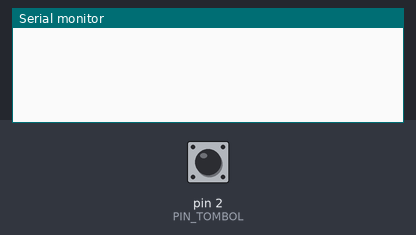
The sketch below on a simulated Arduino Uno, built with avr-gcc and run on an emulated ATmega328P. Parts: the last lines printed to the serial monitor. Inputs (shaded band) come from the test bench; at power-on: pin 2 (PIN_TOMBOL) HIGH.

Above: at 1.2 s.
1.3 s: pin 2 (PIN_TOMBOL) pulled LOW for 0.15 s
At 2.4 s:
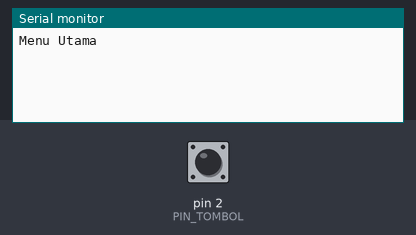
2.9 s: pin 2 (PIN_TOMBOL) pulled LOW for 3.2 s
At 6.5 s:
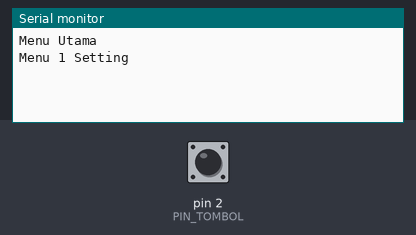

Measured:
- after the input at 1.3 s, the serial monitor: prints a new line after 0.15 s (image 1)
- after the input at 2.9 s, the serial monitor: prints a new line after 3.2 s (image 2)

The sketch:

7.ino
```cpp
/*
* MONSTER ARDUINO V2
* Program Aksi Tombol Berdasarkan Lama Ditekan
* www.ElangSakti.com
*/
// kita set supaya tombol active low
#define ON LOW // active low
#define OFF !ON
// definisikan 4 buah menu
// menu 0 - 3
#define MENU_0 0
#define MENU_1 1
#define MENU_2 2
#define MENU_3 3
// tombol pada pin 2
const byte PIN_TOMBOL = 2;
// data awal ada OFF
// dan data sebelumnya juga OFF
boolean data = OFF;
boolean data_last = data;
// variabel untuk lock status
boolean logika = data;
// pemetaan delay terhadap aksi menu
// delay 0 - 3000 => muncul menu_0
// delay 3000 - 5000 => muncul menu_1
// delay 5000 - 10000=> muncul menu_2
// delay > 10000 => muncul menu_3
const unsigned int TOMBOL_DELAY[] = {0, 3000, 5000, 10000}; // dalam ms
// jadikan menu sebagai array supaya lebih mudah
const byte MENU[] = {MENU_0,MENU_1,MENU_2,MENU_3};
// siapkan teks nama-nama menu
const String TEKS_MENU[] = {
"Menu Utama",
"Menu 1 Setting",
"Menu 2 Input Data",
"Menu 3 Exit"
};
// cata menu yang aktif saat ini
// saat start, menu yg aktif adalah menu_3
byte MENU_COUNTER = MENU_3;
// delay untuk penekanan tombol.
// setelah tombol ditekan, maka selama 150 ms
// tidak bisa ditekan.
// delay ini berguna untuk menghindari 2 kali eksekusi
unsigned long delay_press = 150; // dalam ms
unsigned long delay_press_last = 0;
// variabel untuk mencatat awal tombol ditekan
unsigned long start_press = 0;
void setup() {
// buka koneksi ke serial
Serial.begin(19200);
while(!Serial);
// tombol sebagai input dengan pullup resistor
pinMode(PIN_TOMBOL,INPUT_PULLUP);
}
void loop() {
// baca logika tombol
TombolListener();
}
// fungsi TombolListener
void TombolListener(){
// jika selisih waktu penekanan tombol
// lebih besar dari waktu delay tombol
// baca tombol lagi, jika tidak tombol tdk dibaca
if( millis() - delay_press_last > delay_press ){
// baca data tombol
data = digitalRead(PIN_TOMBOL);
// jika data berbeda dari data sebelumnya
// cetak ke serial monitor
if(data != data_last){
// ketika OFF / onKeyUp
if(data == OFF){
// catat selisih antara
// awal tombol ditekan hingga dilepas
unsigned long selisih = millis() - start_press;
if( selisih >= TOMBOL_DELAY[MENU_3] ){
// jika lama ditekan >= 10 detik
MENU_COUNTER = MENU_3;
} else if( selisih >= TOMBOL_DELAY[MENU_2] ){
// jika lama ditekan >= 5 detik
MENU_COUNTER = MENU_2;
} else if( selisih >= TOMBOL_DELAY[MENU_1] ){
// jika lama ditekan >= 3 detik
MENU_COUNTER = MENU_1;
} else {
// jika antara 0 - 3 detik
MENU_COUNTER = MENU_0;
}
// eksekusi aksi tombol sesuai logika
AksiTombol(MENU_COUNTER);
} else {
// reset waktu yang tercatat
start_press = millis();
}
// simpan data sebagai data sebelumnya
data_last = data;
// catat waktu penekanan tombol terakhir
delay_press_last = millis();
}
}
}
// Fungsi AksiTombol
// INPUT : byte tombol
void AksiTombol(byte tombol){
// print sesuai menu yang dipilih
switch(tombol){
case MENU_0:
// proses sesuatu
Serial.println(TEKS_MENU[MENU_0]);
break;
case MENU_1:
// proses sesuatu
Serial.println(TEKS_MENU[MENU_1]);
break;
case MENU_2:
// proses sesuatu
Serial.println(TEKS_MENU[MENU_2]);
break;
case MENU_3:
// proses sesuatu
Serial.println(TEKS_MENU[MENU_3]);
break;
}
}
```
